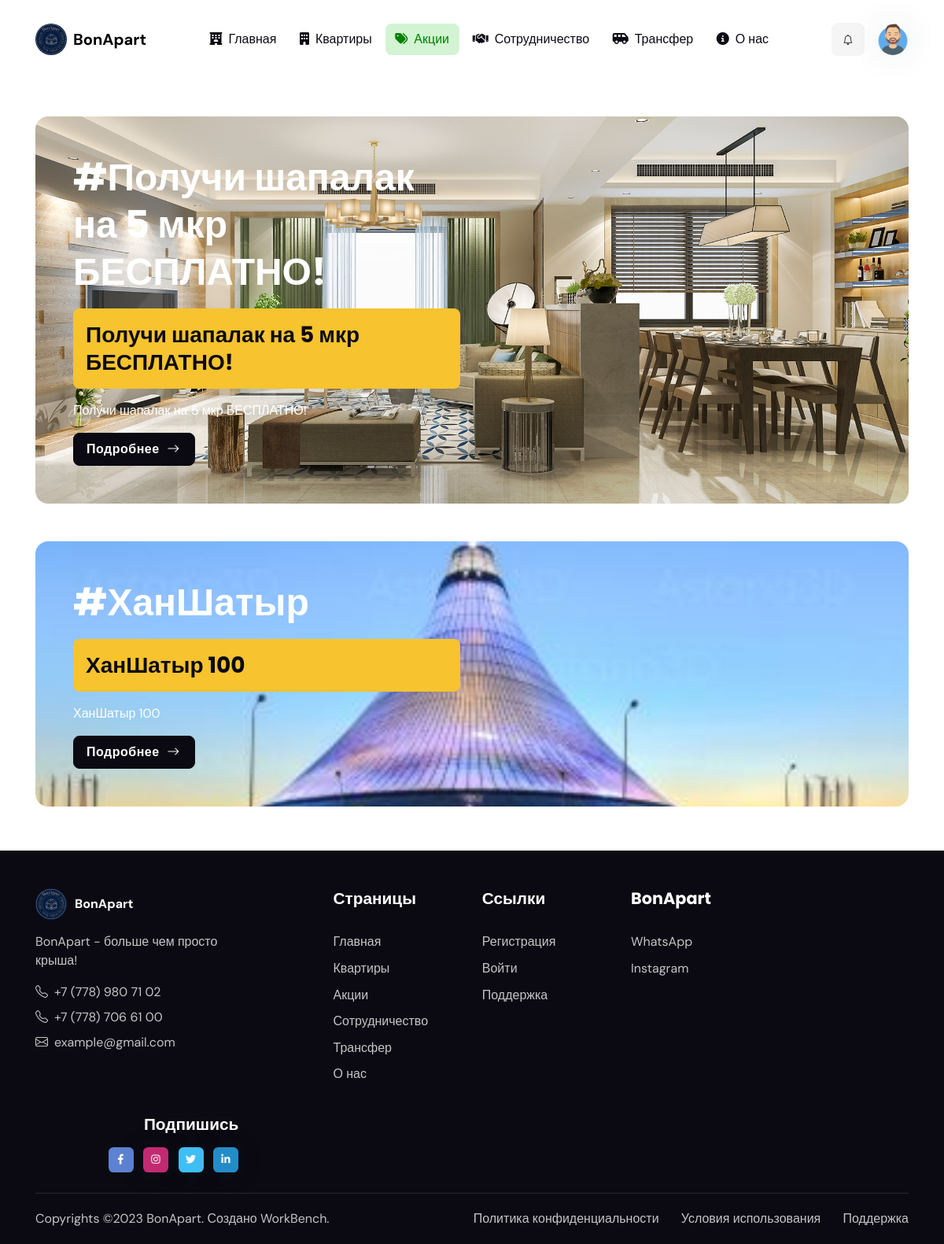
Screenshot of /stock (signed in) with the database file from the repository.
### website/models.py (models this page shows, shortened)
class Stock(models.Model):
    title = models.CharField(max_length=255, verbose_name='Хэштег')
    stock = models.CharField(max_length=255, verbose_name='Акция')
    about = models.TextField(blank=True, null=True, verbose_name='О акции')
    photo = models.ImageField(upload_to='stock_images', blank=True, null=True, verbose_name='Задний фон')
    start_date = models.DateField(blank=True, null=True, verbose_name='Начало акции')
    end_date = models.DateField(blank=True, null=True, verbose_name='Конец акции')
    link = models.URLField(blank=True, null=True)
    valid = models.BooleanField(default=True, blank=True, null=True, verbose_name='Действует акция?')
    class Meta:
        verbose_name = 'Акция'
        verbose_name_plural = 'Акции'

### website/views.py (the view)
# urls.py: path('stock', StockView.as_view(), name='stock'),
class StockView(View):
    def get(self, request):
        stock = Stock.objects.filter(valid=True).order_by('start_date')
        notifications = Notification.objects.filter(read=False).order_by('-timestamp')
        context = {
            'stock' : stock,
            'notifications': notifications,
        }
        return render(request, 'website/stock.html', context)

### templates/website/stock.html (shortened to what this page needs)
<!DOCTYPE html>
{% load static %}
<html lang="ru" data-bs-theme="light">
	<head>
		<link rel="stylesheet" type="text/css" href="{% static 'css/all.min.css' %}">
		<link rel="stylesheet" type="text/css" href="{% static 'css/bootstrap-icons.css' %}">
		<link rel="stylesheet" type="text/css" href="{% static 'css/glightbox.css' %}">
		<link rel="stylesheet" type="text/css" href="{% static 'css/flatpickr.min.css' %}">
		<link rel="stylesheet" type="text/css" href="{% static 'css/choices.min.css' %}">
		<link rel="stylesheet" type="text/css" href="{% static 'css/tiny-slider.css' %}">
		<link rel="stylesheet" type="text/css" href="{% static 'css/style.css' %}">
</head>
<body>
<header class="navbar-light header-sticky">
	<nav class="navbar navbar-expand-xl">
		<div class="container">
			<a class="navbar-brand d-flex align-items-center" href="index.html">
			    <img style="border-radius: 50px;" class="light-mode-item navbar-brand-item" src="{% static 'images/logo.jpg' %}" alt="logo">
			    <p style="margin: 0; padding: 0; margin-left: 8px;"><b>BonApart</b></p>
			</a>
			<div class="navbar-collapse collapse" id="navbarCategoryCollapse">
				<ul class="navbar-nav navbar-nav-scroll nav-pills-primary-soft text-center mx-auto p-2 p-xl-0">
					<li class="nav-item"> <a class="nav-link" href="{% url 'website:home' %}"><i class="fa-solid fa-hotel me-2"></i>Главная</a>	</li>
					<li class="nav-item"><a class="nav-link " href="{% url 'website:apartments' %}"><i class="fa-solid fa-building me-2"></i>Квартиры</a></li>
					<li class="nav-item"><a class="nav-link active" href="{% url 'website:stock' %}"><i class="fa-solid fa-tags me-2"></i>Акции</a></li>
					<li class="nav-item"><a class="nav-link" href="{% url 'website:collaboration' %}"><i class="fa-solid fa-handshake me-2"></i>Сотрудничество</a></li>
					<li class="nav-item"><a class="nav-link" href="{% url 'website:transfers' %}"><i class="fa-solid fa-shuttle-van me-2"></i>Трансфер</a></li>
					<li class="nav-item"><a class="nav-link" href="{% url 'website:about' %}"><i class="fa-solid fa-info-circle me-2"></i>О нас</a></li>
				</ul>
			</div>
			{% if user.is_authenticated %}
				<ul class="nav flex-row align-items-center list-unstyled ms-xl-auto">
				<li class="nav-item dropdown ms-0 ms-md-3">
					<a class="nav-notification btn btn-light p-0 mb-0" href="#" role="button" data-bs-toggle="dropdown" aria-expanded="false" data-bs-auto-close="outside">
						<i class="bi bi-bell fa-fw"></i>
					</a>
				</li>
				<li class="nav-item ms-3 dropdown">
					<a class="avatar avatar-sm p-0" href="#" id="profileDropdown" role="button" data-bs-auto-close="outside" data-bs-display="static" data-bs-toggle="dropdown" aria-expanded="false">
						{% if user.photo %}
							<img class="avatar-img rounded-circle shadow" src="{{ user.photo.url }}" alt="avatar">
						{% else %}
							<img class="avatar-img rounded-circle shadow" src="{% static 'images/user.png' %}" alt="avatar">
						{% endif %}
					</a>
				</li>
			</ul>
			{% else %}
				<ul class="nav flex-row align-items-center list-unstyled ms-xl-auto">
					<a href="{% url 'users:signin' %}" class="btn btn-primary mb-0">Войти</a>
				</ul>
			{% endif %}
		</div>
	</nav>
</header>
<main>
<section class="py-0 mb-6 mt-4">
	<div class="container">
        {% for s in stock %}
		<div class="rounded-3 p-4 p-sm-5 mt-5" style="background-image: url({{ s.photo.url }}); background-position: center center; background-repeat: no-repeat; background-size: cover;">
			<div class="row">
				<div class="col-md-6">
					<h1 class="h2 text-white mb-3">#{{ s.title }}</h1>
					<div class="bg-warning rounded-2 p-3 mb-3">
						<h4 class="text-dark mb-0">{{ s.stock }}</h4>
					</div>
					<p class="text-white mb-3">{{ s.about }}</p>
					<a href="#" class="btn btn-dark mb-0">Подробнее<i class="bi bi-arrow-right fa-fw ms-2"></i></a>
				</div>
			</div>
		</div>
        {% endfor %}
	</div>
</section>
</main>
<footer class="bg-dark pt-5">
	<div class="container">
		<div class="row g-4">
			<div class="col-lg-3">
				<a href="index.html" style="display: flex;">
					<img class="h-40px" style="border-radius: 50px;" src="{% static 'images/logo.jpg' %}" alt="logo">
					<p style="margin: auto; margin-left: 10px; color: white;"><b>BonApart</b></p>
				</a>
				<p class="my-3 text-body-secondary">BonApart - больше чем просто крыша!</p>
				<p class="mb-2"><a href="#" class="text-body-secondary text-primary-hover"><i class="bi bi-telephone me-2"></i>+7 (778) 980 71 02</a> </p>
				<p class="mb-2"><a href="#" class="text-body-secondary text-primary-hover"><i class="bi bi-telephone me-2"></i>+7 (778) 706 61 00</a> </p>
				<p class="mb-0"><a href="#" class="text-body-secondary text-primary-hover"><i class="bi bi-envelope me-2"></i>example@gmail.com</a></p>
			</div>
			<div class="col-lg-8 ms-auto">
				<div class="row g-4">
					<div class="col-6 col-md-3">
						<h5 class="text-white mb-2 mb-md-4">Страницы</h5>
						<ul class="nav flex-column text-primary-hover">
							<li class="nav-item"><a class="nav-link text-body-secondary" href="index.html">Главная</a></li>
							<li class="nav-item"><a class="nav-link text-body-secondary" href="apartments_list.html">Квартиры</a></li>
							<li class="nav-item"><a class="nav-link text-body-secondary" href="#">Акции</a></li>
							<li class="nav-item"><a class="nav-link text-body-secondary" href="#">Сотрудничество</a></li>
							<li class="nav-item"><a class="nav-link text-body-secondary" href="#">Трансфер</a></li>
							<li class="nav-item"><a class="nav-link text-body-secondary" href="#">О нас</a></li>
						</ul>
					</div>
					<div class="col-6 col-md-3">
						<h5 class="text-white mb-2 mb-md-4">Ссылки</h5>
						<ul class="nav flex-column text-primary-hover">
							<li class="nav-item"><a class="nav-link text-body-secondary" href="#">Регистрация</a></li>
							<li class="nav-item"><a class="nav-link text-body-secondary" href="#">Войти</a></li
							<li class="nav-item"><a class="nav-link text-body-secondary" href="#">Поддержка</a></li>
						</ul>
					</div>
					<div class="col-6 col-md-3">
						<h5 class="text-white mb-2 mb-md-4">BonApart</h5>
						<ul class="nav flex-column text-primary-hover">
							<li class="nav-item"><a class="nav-link text-body-secondary" href="#">WhatsApp</a></li>
							<li class="nav-item"><a class="nav-link text-body-secondary" href="#">Instagram</a></li>
						</ul>
					</div>
				</div>
			</div>
		</div>
		<div class="row g-4 justify-content-between mt-0 mt-md-2">
			<div class="col-sm-5 col-md-6 col-lg-3 text-sm-end">
				<h5 class="text-white mb-2">Подпишись</h5>
				<ul class="list-inline mb-0 mt-3">
					<li class="list-inline-item"> <a class="btn btn-sm px-2 bg-facebook mb-0" href="#"><i class="fab fa-fw fa-facebook-f"></i></a> </li>
					<li class="list-inline-item"> <a class="btn btn-sm shadow px-2 bg-instagram mb-0" href="#"><i class="fab fa-fw fa-instagram"></i></a> </li>
					<li class="list-inline-item"> <a class="btn btn-sm shadow px-2 bg-twitter mb-0" href="#"><i class="fab fa-fw fa-twitter"></i></a> </li>
					<li class="list-inline-item"> <a class="btn btn-sm shadow px-2 bg-linkedin mb-0" href="#"><i class="fab fa-fw fa-linkedin-in"></i></a> </li>
				</ul>
			</div>
		</div>
		<hr class="mt-4 mb-0">
		<div class="row">
			<div class="container">
				<div class="d-lg-flex justify-content-between align-items-center py-3 text-center text-lg-start">
					<div class="text-body-secondary text-primary-hover"> Copyrights ©2023 BonApart. Создано <a href="http://workbenchkz.pythonanywhere.com/" class="text-body-secondary">WorkBench</a>. </div>
					<div class="nav mt-2 mt-lg-0">
						<ul class="list-inline text-primary-hover mx-auto mb-0">
							<li class="list-inline-item me-0"><a class="nav-link text-body-secondary py-1" href="#">Политика конфиденциальности</a></li>
							<li class="list-inline-item me-0"><a class="nav-link text-body-secondary py-1" href="#">Условия использования</a></li>
							<li class="list-inline-item me-0"><a class="nav-link text-body-secondary py-1 pe-0" href="#">Поддержка</a></li>
						</ul>
					</div>
				</div>
			</div>
		</div>
	</div>
</footer>
</body></html>

### templates/website/stock.html (style rules this page uses)
.nav-pills-primary-soft .nav-link.active, .nav-pills-primary-soft .nav-link:hover { color: green; background-color: #d2f4d2; }

### rows the page displays
Stock: photo (picture), title "Получи шапалак на 5 мкр БЕСПЛАТНО!", stock "Получи шапалак на 5 мкр БЕСПЛАТНО!", about "Получи шапалак на 5 мкр БЕСПЛАТНО!"
Stock: photo (picture), title "ХанШатыр", stock "ХанШатыр 100", about "ХанШатыр 100"
